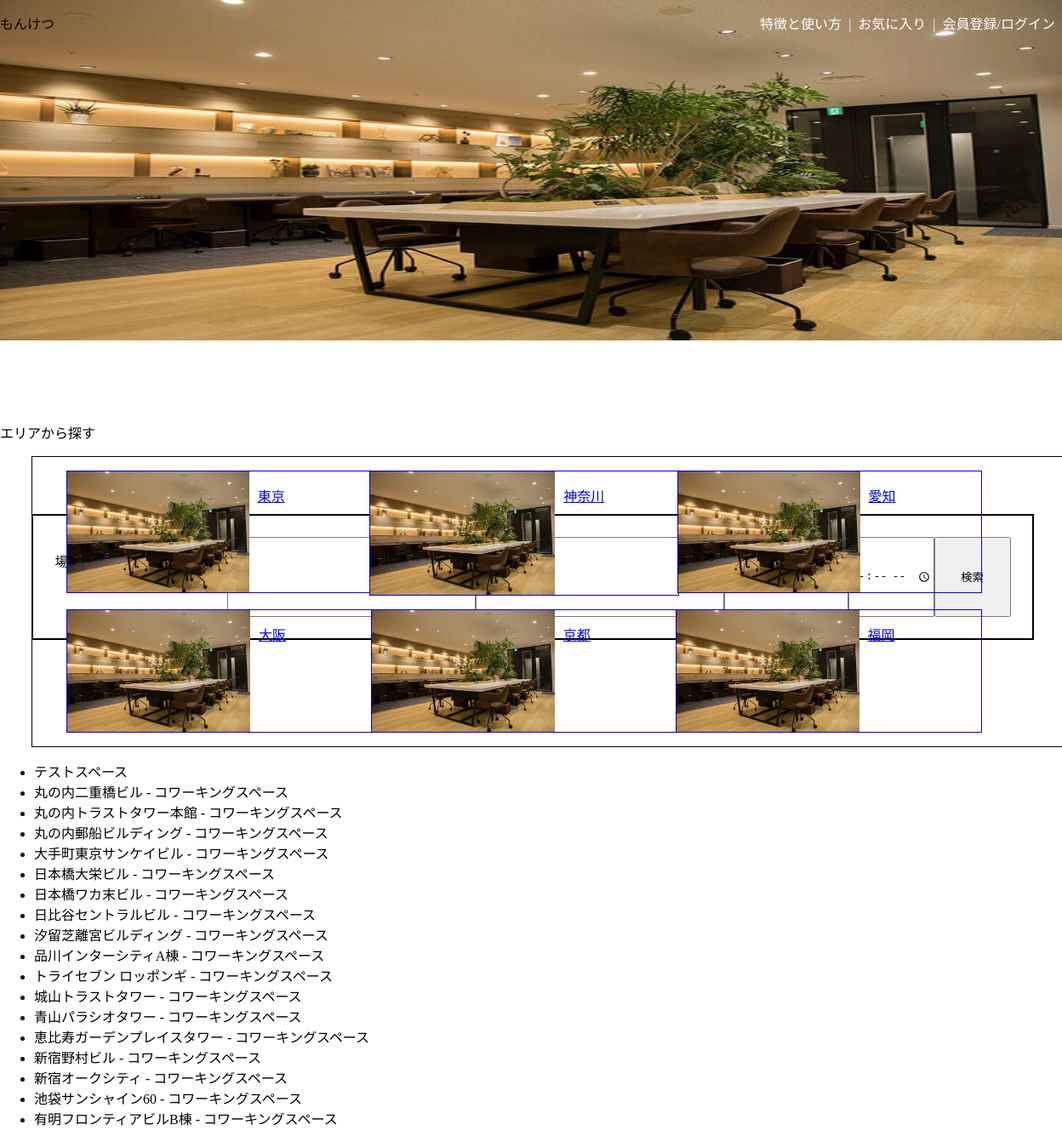
The app's page /polls/templates/, older data.
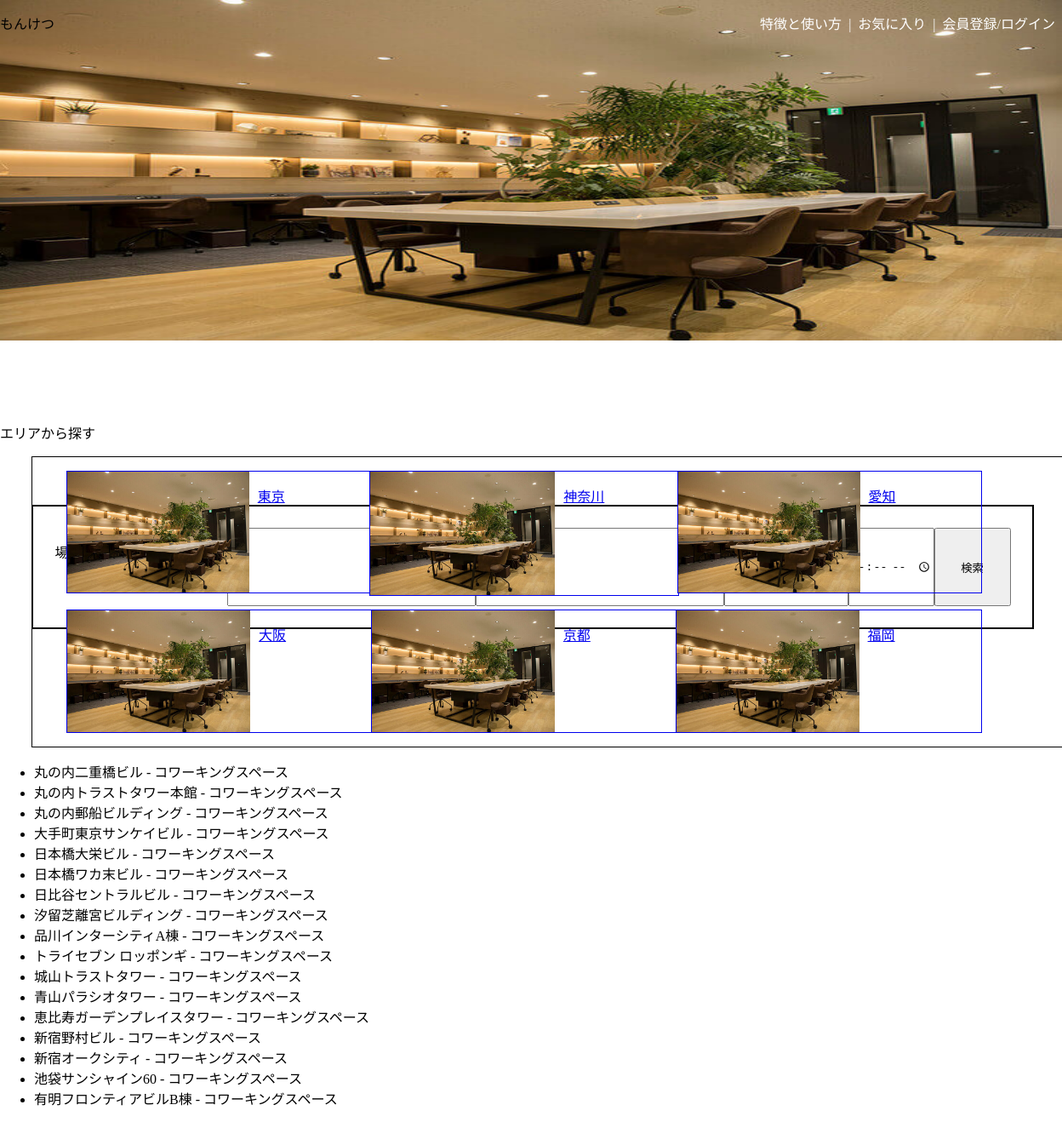
The same page, newer data.
### polls/models.py (models this page shows, shortened)
class coWorkingSpace(models.Model):
    spaceID = models.IntegerField(primary_key=True)
    aria = models.CharField(max_length=100)
    name = models.CharField(max_length=50)
    address = models.CharField(max_length=100)
    station = models.CharField(max_length=50)
    wifi = models.IntegerField()
    isBattery = models.BooleanField()
    isMeetingRoom = models.BooleanField()
    isDropIn = models.BooleanField()
    price = models.IntegerField()
    startTime = models.DateTimeField()
    endTime = models.DateTimeField()
    favorite = models.IntegerField()
    jurisdiction = models.CharField(max_length=50)

### polls/views.py (the view)
# urls.py: path('templates/', views.index_template, name='index_template'),
def index_template(request):
    print(request)
    ctx = {}
    qs = coWorkingSpace.objects.all()
    ctx["object_list"] = qs
    return render(request, 'index.html', ctx)

### templates/index.html (shortened to what this page needs)
<html>
  <head>
    <link rel = "stylesheet" href ="/media/styles/index.css" >
  </head>
  <body>
    <div class = "main-search-container">
      <div class = "header">
        <img class = "photo" src="/media/image1.jpeg/">
        <div class = "menu-container">
          <span class = "title">もんけつ</span>
          <div>
            <ul class = "menu-bar">
              <li class = "menu-start"><a class = "menu-link" href = "/polls">特徴と使い方</a></li>
              <li class = "menu"><a class = "menu-link" href = "/polls">お気に入り</a></li>
              <li class = "menu"><a class = "menu-link" href = "/polls">会員登録/ログイン</a></li>
            </ul>
          </div>
        </div>
      </div>
      <div class= "search-box">
        <p class = "search-sentence" >場所、日時から探す</p>
        <input class = "search-criteria" type = "text" />
        <input class = "search-criteria" type = "text" />
        <input class = "search-time" type = "time" />
        <button class ="search-button">検索</button>
      </div>
    </div>
    <div class = "search-aria-container">
      <p class = "search-aria-sentence">エリアから探す</p>
      <div class = "popular-arias">
        <div class = "aria-info-wrapper">
          <ul class = "aria-info-list">
            <li class='aria-info-item'>
              <a class = "aria-info" href = "/polls">
                <img class = "aria-image" src="/media/image1.jpeg/" />
                <p class = "aria-name">東京</p>
              </a>
            </li>
            <li class='aria-info-item'>
              <a class = "aria-info" href = "/polls">
                <img class = "aria-image" src="/media/image1.jpeg/" />
                <p class = "aria-name">神奈川</p>
              </a>
            </li>
            <li class='aria-info-item'>
              <a class = "aria-info" href = "/polls">
                <img class = "aria-image" src="/media/image1.jpeg/" />
                <p class = "aria-name">愛知</p>
              </a>
            </li>
          </ul>
          <ul class = "aria-info-list-2">
            <li class='aria-info-item'>
              <a class = "aria-info" href = "/polls">
                <img class = "aria-image" src="/media/image1.jpeg/" />
                <p class = "aria-name">大阪</p>
              </a>
            </li>
            <li class='aria-info-item'>
              <a class = "aria-info" href = "/polls">
                <img class = "aria-image" src="/media/image1.jpeg/" />
                <p class = "aria-name">京都</p>
              </a>
            </li>
            <li class='aria-info-item'>
              <a class = "aria-info" href = "/polls">
                <img class = "aria-image" src="/media/image1.jpeg/" />
                <p class = "aria-name">福岡</p>
              </a>
            </li>
          </ul>
        </div>
      </div>
    </div>
    <ul>
      {% for obj in object_list%}
      <li>{{obj.name}}</li>
      {% endfor %}
    </ul>
  </body>
</html>

### media_local/styles/index.css (style rules this page uses)
body { margin: 0; }
.main-search-container { height:60%; }
.header { position: relative; }
.menu-container { display: flex; justify-content: space-between; width: 100%; margin: 15px auto; position: absolute; top: 0; left: 0; }
.photo { width: 100%; height: calc(50% * 5 / 3); }
.menu-bar { list-style: none; float: right; display: flex; margin: 0; }
.menu::before { content: "|"; color : white; }
.menu-link { text-decoration: none; color: white; font-size: 1rem; padding:0 8px; }
.search-box { display: flex; position: absolute; top: 45%; left: 3%; width: 90%; height:7%; border: solid 2px; background-color: white; padding: 2%; }
.search-sentence { width: 18%; }
.search-criteria { width: 26%; }
.search-time { width: 9%; }
.search-button { width: 8%; padding: 0; }
.aria-info-wrapper { position: relative; border: solid 1px; width: 100%; left: 3%; }
.aria-info-list { display: flex; width: 86%; list-style: none; }
.aria-info-list-2 { display: flex; width: 86%; list-style: none; }
.aria-info { display: flex; width: 100%; border: solid 1px; margin-right: 34px; }
.aria-image { width:60%; height: 100%; margin-right :10px; }

Row changes from the older to the newer data that the page shows:
removed coWorkingSpace: name "テストスペース"
